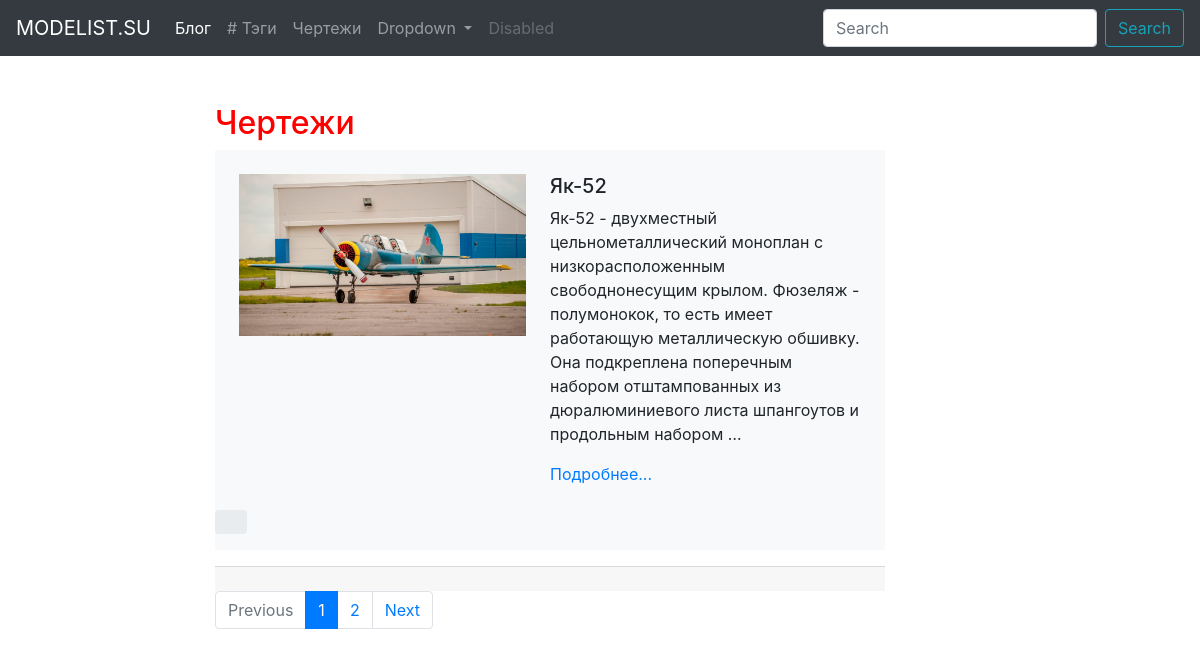
The page /archive/plans/ on the database as committed earlier.
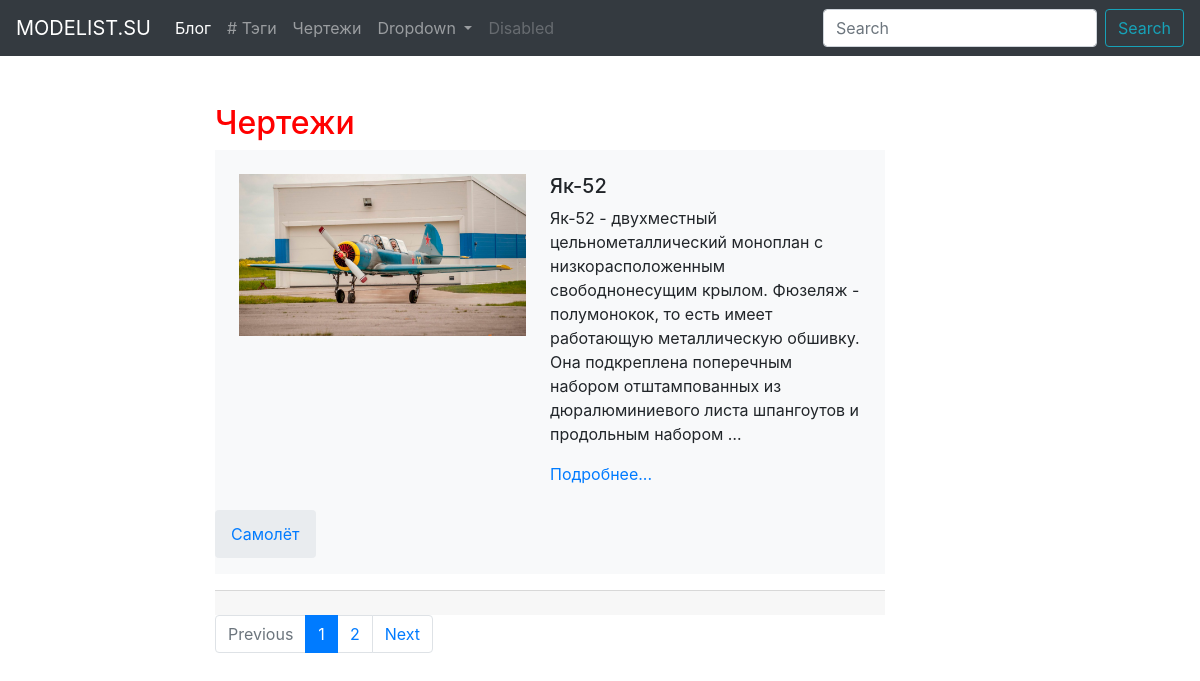
The same page on the database as committed later.
### archive/models.py (models this page shows, shortened)
class Plan(models.Model):
    name = models.CharField(max_length=100, db_index=True)
    slug = models.SlugField(max_length=150, unique=True)
    description = models.TextField(blank=True, db_index=True)
    author = models.CharField(max_length=50, blank=True)
    image = models.ImageField(upload_to='plans/images')
    file = models.FileField(upload_to='plans/files')
    date_pub = models.DateField(auto_now_add=True)
    tags = models.ManyToManyField('Tag', related_name='plans', blank=True)
    def get_absolute_url(self):
        return reverse('plan_detail_url', kwargs={'slug': self.slug})
    class Meta:
        ordering = ['-date_pub']

class Tag(models.Model):
    name = models.CharField(max_length=100, db_index=True)
    slug = models.SlugField(max_length=150, unique=True)

### archive/views.py (the view)
# urls.py: path('plans/', PlansList.as_view(), name='plans_list_url'),
class PlansList(View):
    def get(self, request):
        plans = Plan.objects.all()
        paginator = Paginator(plans, 1)
        page = paginator.get_page(request.GET.get('page', 1))
        return render(request, 'archive/plans_list.html', context={'plans': page})

### archive/templates/archive/plans_list.html (shortened to what this page needs)
{% extends 'archive/archive_main.html' %}
{% block content %}
    <h2>Чертежи</h2>
    {% for plan in plans %}
        {% include 'archive/includes/plan_card.html' %}
    {% endfor %}
    <nav aria-label="pagination">
        <ul class="pagination">
            <li class="page-item disabled">
                <a class="page-link" href="#" tabindex="-1" aria-disabled="true">Previous</a>
            </li>
            {% for n in plans.paginator.page_range %}
                {% if plans.number == n %}
                    <li class="page-item active" aria-current="page">
                        <a class="page-link" href="#">{{ n }}<span class="sr-only">(current)</span></a>
                    </li>
                {% else %}
                    <li class="page-item">
                        <a class="page-link" href="?page={{ n }}">{{ n }}</a>
                    </li>
                {% endif %}
            {% endfor %}
            <li class="page-item">
                <a class="page-link" href="#">Next</a>
            </li>
        </ul>
    </nav>
{% endblock %}

### archive/templates/archive/includes/plan_card.html (shortened to what this page needs)
<div class="row no-gutters bg-light position-relative mb-3">
    <div class="col-md-6 mb-md-0 p-md-4">
        <img src="/media/{{ plan.image }}" class="w-100" alt="...">
    </div>
    <div class="col-md-6 position-static p-4 pl-md-0">
        <h5 class="mt-0">{{ plan.name|title }}</h5>
        <p>{{ plan.description|truncatewords:30 }}</p>
        <a href="{{ plan.get_absolute_url }}" class="stretched-link">Подробнее...</a>
    </div>
    <nav>
        <ol class="breadcrumb">
            {% for tag in plan.tags.all %}
            <li class="breadcrumb-item"><a href="#">{{ tag.name }}</a></li>
            {% endfor %}
        </ol>
    </nav>
</div>
    <div class="card-footer">
    </div>

Rows that differ between the two databases and show on the page:
added Tag: name "Самолёт"
